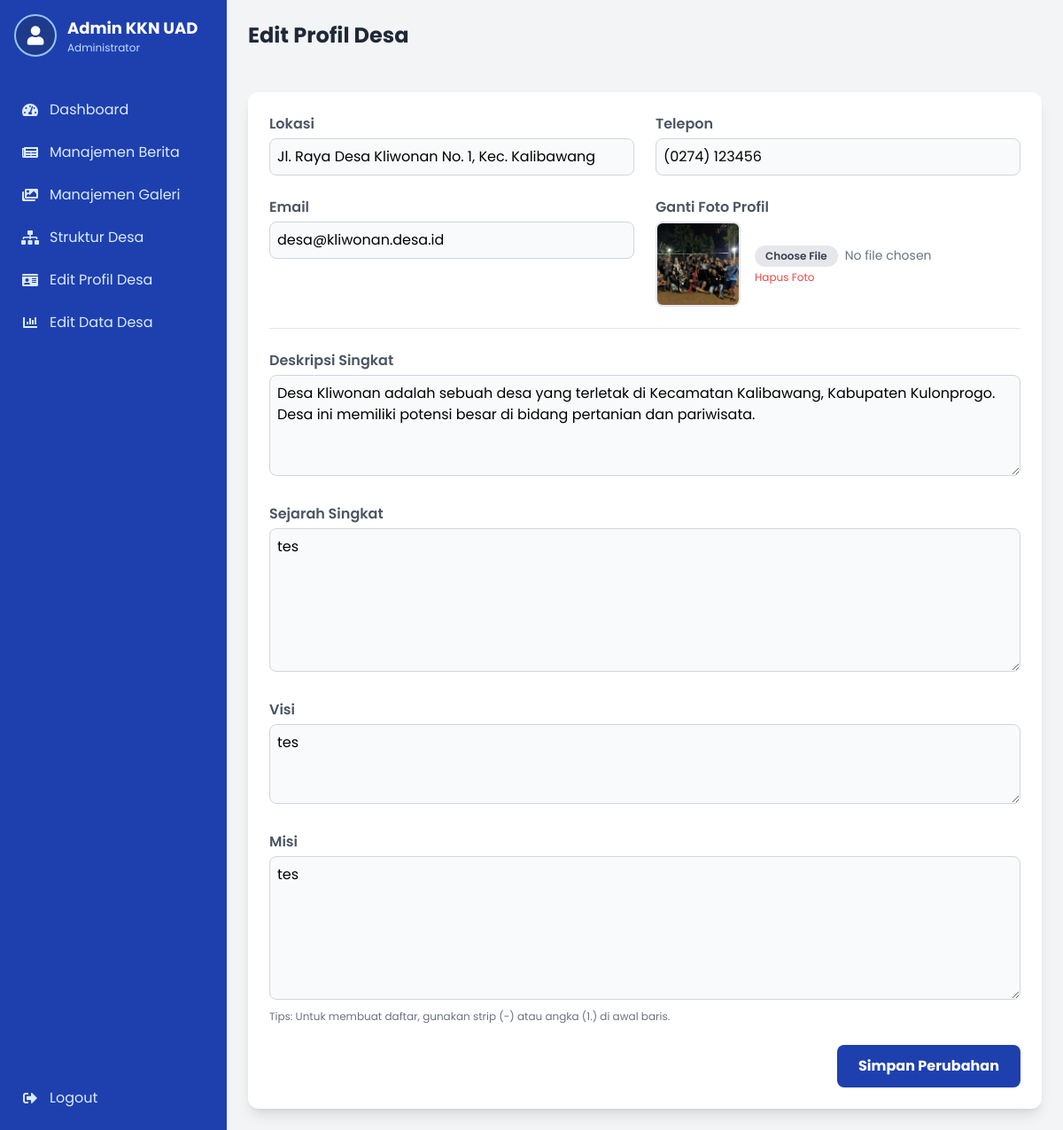
/admin/profil.php (signed in), run on the app's committed database.
### tables this page shows
CREATE TABLE `profil_desa` (
  `id` int(11) NOT NULL DEFAULT 1,
  `deskripsi` text NOT NULL,
  `foto` varchar(255) NOT NULL,
  `lokasi` varchar(255) NOT NULL,
  `telepon` varchar(50) NOT NULL,
  `email` varchar(100) NOT NULL,
  `sejarah` text DEFAULT NULL,
  `visi` text DEFAULT NULL,
  `misi` text DEFAULT NULL
);

### admin/profil.php (the view, shortened to what this page needs)
<?php
$page_title = "Edit Profil Desa";
include 'template/header.php';
$profil_result = mysqli_query($conn, "SELECT * FROM profil_desa WHERE id = 1");
$profil = mysqli_fetch_assoc($profil_result);
include 'template/sidebar.php';
?>
<div class="flex-1 flex flex-col">
    <header class="bg-gray-100 p-6 flex justify-between items-center">
        <h1 class="text-2xl font-bold text-gray-800"><?php echo $page_title; ?></h1>
    </header>
    <main class="flex-1 p-6">
        <div class="bg-white shadow-lg rounded-xl p-6">
            <form action="profil.php" method="post" enctype="multipart/form-data" class="space-y-6">
                <div class="grid grid-cols-1 md:grid-cols-2 gap-6 border-b border-gray-200 pb-6">
                    <div>
                        <label for="lokasi" class="block font-semibold text-gray-600 mb-1">Lokasi</label>
                        <input type="text" id="lokasi" name="lokasi" value="<?php echo htmlspecialchars($profil['lokasi']); ?>" class="w-full bg-gray-50 p-2 border border-gray-300 rounded-lg focus:outline-none focus:ring-2 focus:ring-primary">
                    </div>
                    <div>
                        <label for="telepon" class="block font-semibold text-gray-600 mb-1">Telepon</label>
                        <input type="text" id="telepon" name="telepon" value="<?php echo htmlspecialchars($profil['telepon']); ?>" class="w-full bg-gray-50 p-2 border border-gray-300 rounded-lg focus:outline-none focus:ring-2 focus:ring-primary">
                    </div>
                    <div>
                        <label for="email" class="block font-semibold text-gray-600 mb-1">Email</label>
                        <input type="email" id="email" name="email" value="<?php echo htmlspecialchars($profil['email']); ?>" class="w-full bg-gray-50 p-2 border border-gray-300 rounded-lg focus:outline-none focus:ring-2 focus:ring-primary">
                    </div>
                    <div>
                        <label class="block font-semibold text-gray-600 mb-1">Ganti Foto Profil</label>
                        <div class="flex items-center space-x-4">
                            <img src="../uploads/<?php echo htmlspecialchars($profil['foto']); ?>" class="w-24 h-24 rounded-lg object-cover border-2 border-gray-200">
                            <div class="flex-grow">
                                <input type="file" name="foto" class="text-sm text-gray-500 file:mr-2 file:py-1 file:px-3 file:rounded-full file:border-0 file:text-xs file:font-semibold file:bg-gray-200 file:text-gray-700 hover:file:bg-gray-300 cursor-pointer">
                                <?php if ($profil['foto'] != 'default.png' && $profil['foto'] != 'default-profil.jpg'): ?>
                                    <a href="hapus-foto-profil.php?id=1" class="text-xs text-red-500 hover:underline mt-1 block" onclick="return confirm('Yakin ingin hapus foto ini dan kembali ke default?')">Hapus Foto</a>
                                <?php endif; ?>
                            </div>
                        </div>
                    </div>
                </div>
                <div>
                    <label for="deskripsi" class="block font-semibold text-gray-600 mb-1">Deskripsi Singkat</label>
                    <textarea id="deskripsi" name="deskripsi" rows="4" class="w-full bg-gray-50 p-2 border border-gray-300 rounded-lg focus:outline-none focus:ring-2 focus:ring-primary"><?php echo htmlspecialchars($profil['deskripsi']); ?></textarea>
                </div>
                <div>
                    <label for="sejarah" class="block font-semibold text-gray-600 mb-1">Sejarah Singkat</label>
                    <textarea id="sejarah" name="sejarah" rows="6" class="w-full bg-gray-50 p-2 border border-gray-300 rounded-lg focus:outline-none focus:ring-2 focus:ring-primary"><?php echo htmlspecialchars($profil['sejarah'] ?? ''); ?></textarea>
                </div>
                <div>
                    <label for="visi" class="block font-semibold text-gray-600 mb-1">Visi</label>
                    <textarea id="visi" name="visi" rows="3" class="w-full bg-gray-50 p-2 border border-gray-300 rounded-lg focus:outline-none focus:ring-2 focus:ring-primary"><?php echo htmlspecialchars($profil['visi'] ?? ''); ?></textarea>
                </div>
                <div>
                    <label for="misi" class="block font-semibold text-gray-600 mb-1">Misi</label>
                    <textarea id="misi" name="misi" rows="6" class="w-full bg-gray-50 p-2 border border-gray-300 rounded-lg focus:outline-none focus:ring-2 focus:ring-primary"><?php echo htmlspecialchars($profil['misi'] ?? ''); ?></textarea>
                    <p class="text-xs text-gray-500 mt-1">Tips: Untuk membuat daftar, gunakan strip (-) atau angka (1.) di awal baris.</p>
                </div>
                <div class="mt-8 text-right">
                    <button type="submit" class="bg-primary hover:bg-secondary text-white font-bold py-3 px-6 rounded-lg transition-colors">Simpan Perubahan</button>
                </div>
            </form>
        </div>
    </main>
</div>
<?php include 'template/footer.php'; ?>

### data on the page
profil_desa: lokasi "Jl. Raya Desa Kliwonan No. 1, Kec. Kalibawang", telepon "(0274) 123456", email "desa@kliwonan.desa.id", foto (picture), deskripsi "Desa Kliwonan adalah sebuah desa yang terletak di Kecamatan Kalibawang, Kabupaten Kulonprogo. Desa ini memiliki potensi besar di bidang pertanian dan pariwisata.", sejarah "tes", visi "tes", misi "tes"

### other printed values
$_SESSION['nama_lengkap'] "Admin KKN UAD"
$page_title "Edit Profil Desa"
